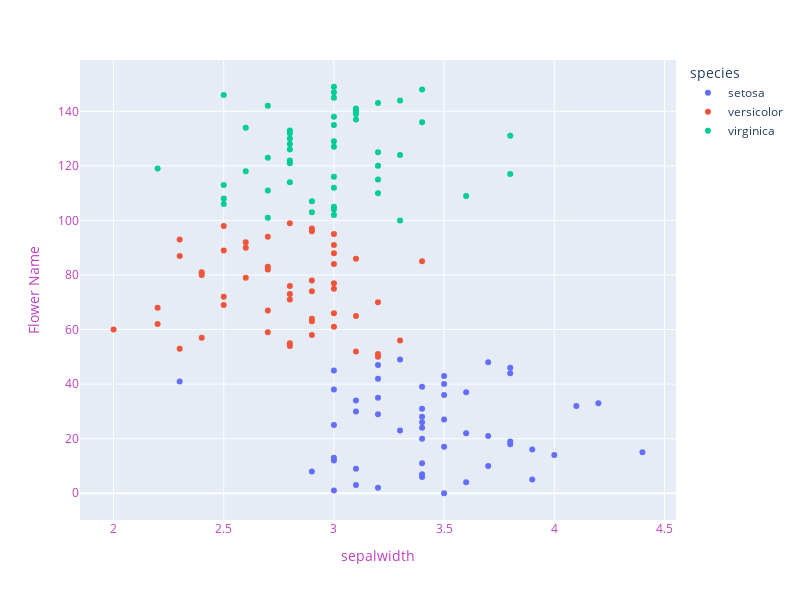

The notebook cell saved with this chart:
### Code cell
fig = px.scatter(data_frame=iris, x='sepal_width',color='species')
fig.update_layout(width=800, height=600,
                  xaxis=dict(title='sepalwidth',color="#BF40BF"),
                 yaxis=dict(title="Flower Name",color="#BF40BF"))
fig.show()

### Figure 1 — Plotly figure (JSON) as saved in the notebook; plotly's stock layout.template omitted (floating-point values rounded to 4 significant figures)
{"data": [{"hovertemplate": "species=setosa<br>sepal_width=%{x}<br>index=%{y}<extra></extra>", "legendgroup": "setosa", "marker": {"color": "#636efa", "symbol": "circle"}, "mode": "markers", "name": "setosa", "orientation": "h", "showlegend": true, "type": "scatter", "x": [3.5, 3, 3.2, 3.1, 3.6, 3.9, 3.4, 3.4, 2.9, 3.1, 3.7, 3.4, 3, 3, 4, 4.4, 3.9, 3.5, 3.8, 3.8, 3.4, 3.7, 3.6, 3.3, 3.4, 3, 3.4, 3.5, 3.4, 3.2, 3.1, 3.4, 4.1, 4.2, 3.1, 3.2, 3.5, 3.6, 3, 3.4, 3.5, 2.3, 3.2, 3.5, 3.8, 3, 3.8, 3.2, 3.7, 3.3], "xaxis": "x", "y": [0, 1, 2, 3, 4, 5, 6, 7, 8, 9, 10, 11, 12, 13, 14, 15, 16, 17, 18, 19, 20, 21, 22, 23, 24, 25, 26, 27, 28, 29, 30, 31, 32, 33, 34, 35, 36, 37, 38, 39, 40, 41, 42, 43, 44, 45, 46, 47, 48, 49], "yaxis": "y"}, {"hovertemplate": "species=versicolor<br>sepal_width=%{x}<br>index=%{y}<extra></extra>", "legendgroup": "versicolor", "marker": {"color": "#EF553B", "symbol": "circle"}, "mode": "markers", "name": "versicolor", "orientation": "h", "showlegend": true, "type": "scatter", "x": [3.2, 3.2, 3.1, 2.3, 2.8, 2.8, 3.3, 2.4, 2.9, 2.7, 2, 3, 2.2, 2.9, 2.9, 3.1, 3, 2.7, 2.2, 2.5, 3.2, 2.8, 2.5, 2.8, 2.9, 3, 2.8, 3, 2.9, 2.6, 2.4, 2.4, 2.7, 2.7, 3, 3.4, 3.1, 2.3, 3, 2.5, 2.6, 3, 2.6, 2.3, 2.7, 3, 2.9, 2.9, 2.5, 2.8], "xaxis": "x", "y": [50, 51, 52, 53, 54, 55, 56, 57, 58, 59, 60, 61, 62, 63, 64, 65, 66, 67, 68, 69, 70, 71, 72, 73, 74, 75, 76, 77, 78, 79, 80, 81, 82, 83, 84, 85, 86, 87, 88, 89, 90, 91, 92, 93, 94, 95, 96, 97, 98, 99], "yaxis": "y"}, {"hovertemplate": "species=virginica<br>sepal_width=%{x}<br>index=%{y}<extra></extra>", "legendgroup": "virginica", "marker": {"color": "#00cc96", "symbol": "circle"}, "mode": "markers", "name": "virginica", "orientation": "h", "showlegend": true, "type": "scatter", "x": [3.3, 2.7, 3, 2.9, 3, 3, 2.5, 2.9, 2.5, 3.6, 3.2, 2.7, 3, 2.5, 2.8, 3.2, 3, 3.8, 2.6, 2.2, 3.2, 2.8, 2.8, 2.7, 3.3, 3.2, 2.8, 3, 2.8, 3, 2.8, 3.8, 2.8, 2.8, 2.6, 3, 3.4, 3.1, 3, 3.1, 3.1, 3.1, 2.7, 3.2, 3.3, 3, 2.5, 3, 3.4, 3], "xaxis": "x", "y": [100, 101, 102, 103, 104, 105, 106, 107, 108, 109, 110, 111, 112, 113, 114, 115, 116, 117, 118, 119, 120, 121, 122, 123, 124, 125, 126, 127, 128, 129, 130, 131, 132, 133, 134, 135, 136, 137, 138, 139, 140, 141, 142, 143, 144, 145, 146, 147, 148, 149], "yaxis": "y"}], "layout": {"height": 600, "legend": {"title": {"text": "species"}, "tracegroupgap": 0}, "margin": {"t": 60}, "width": 800, "xaxis": {"anchor": "y", "color": "#BF40BF", "domain": [0, 1], "title": {"text": "sepalwidth"}}, "yaxis": {"anchor": "x", "color": "#BF40BF", "domain": [0, 1], "title": {"text": "Flower Name"}}}}
